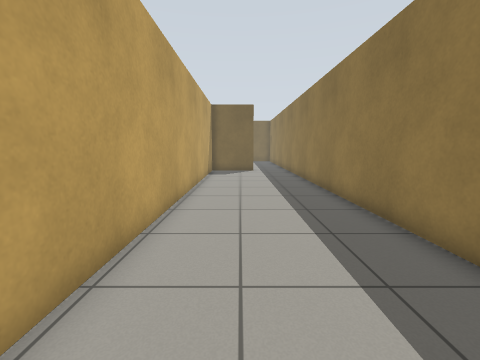
view 1 (above)

20 first-person views from a walk through a world built for the Gazebo simulator. The camera is 0.94 m above the floor, tilts 8° down and sees 90° across. The floor is counted in squares, 0.5 m on a side. Each view is taken from the middle of a square. On the plan, view 1 faces up. The plan holds only what a view shows up to about 15 squares ahead; the rest is blank. Gazebo's built-in surfaces are drawn with simple patterns.

view 2
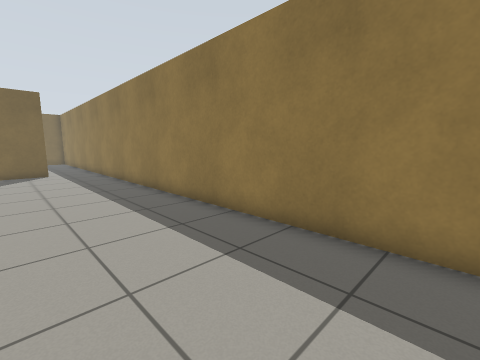

view 3
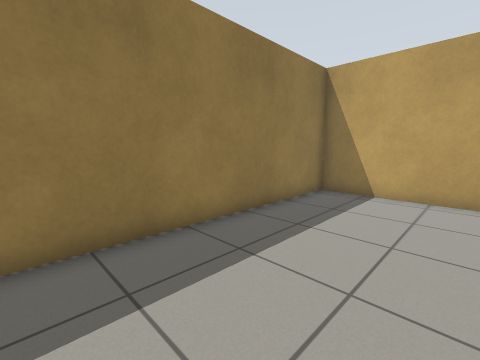

view 4
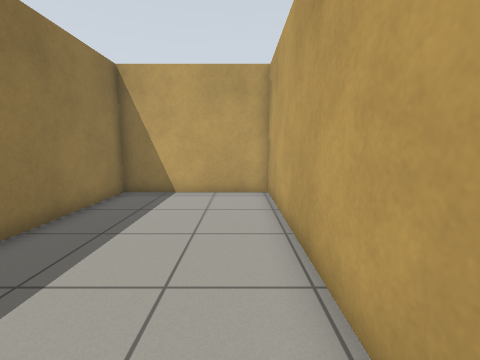

view 5
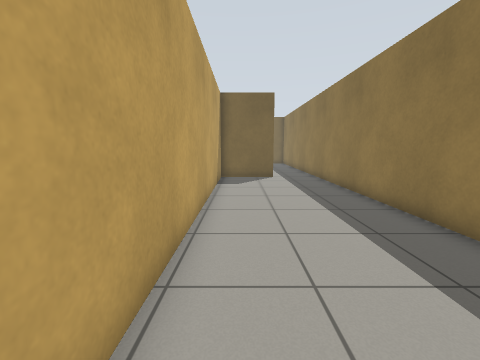

view 6
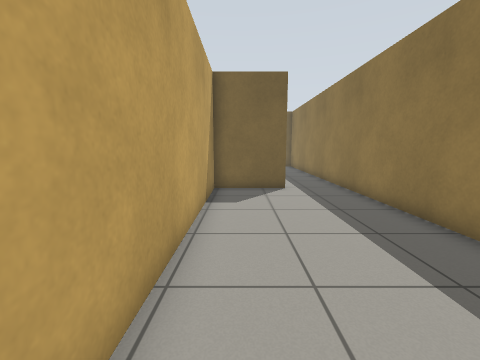

view 7
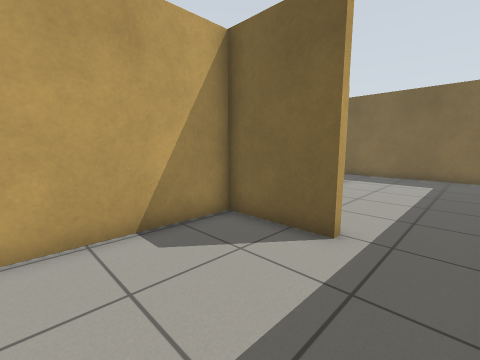

view 8
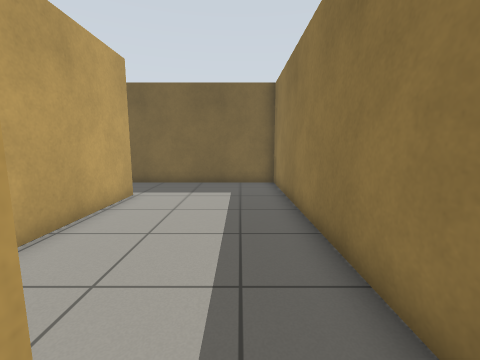

view 9
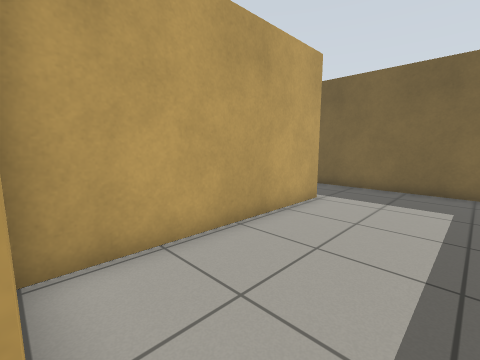

view 10
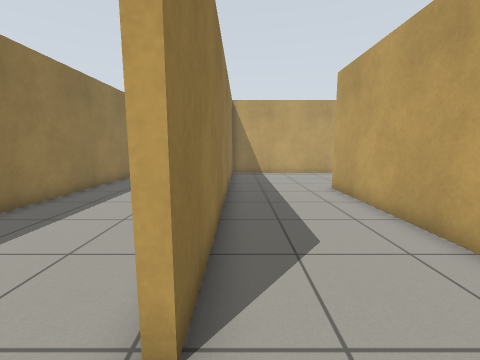

view 11
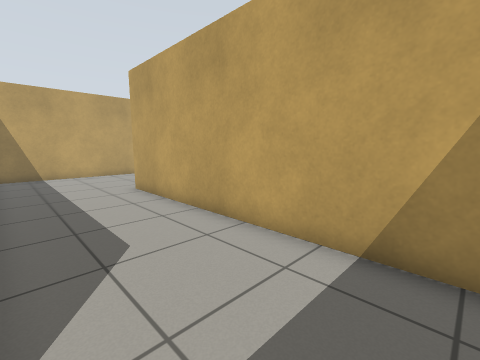

view 12
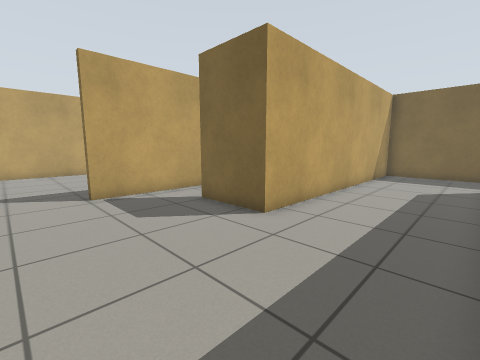

view 13
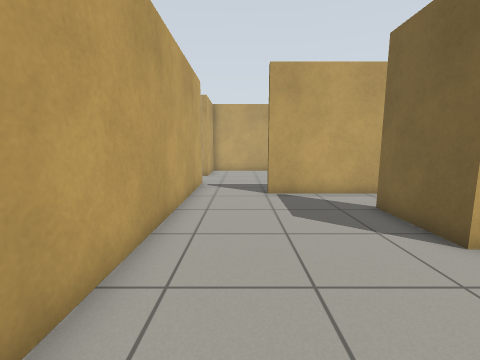

view 14
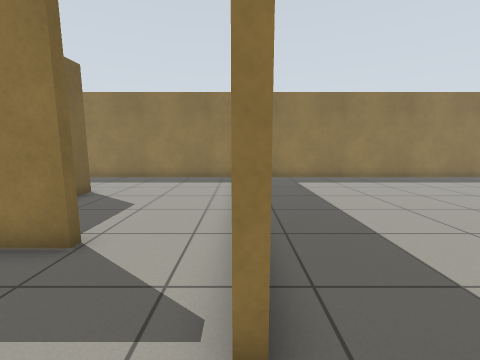

view 15
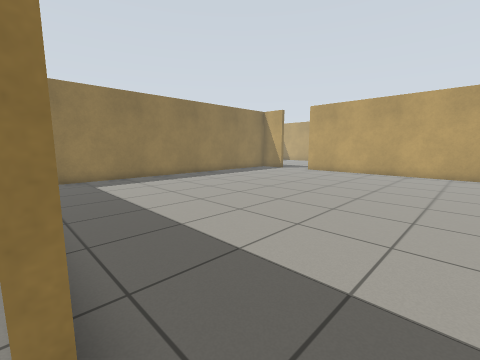

view 16
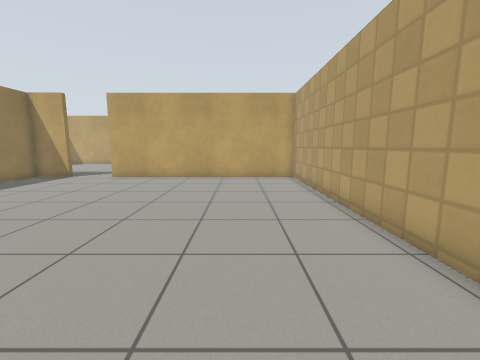

view 17
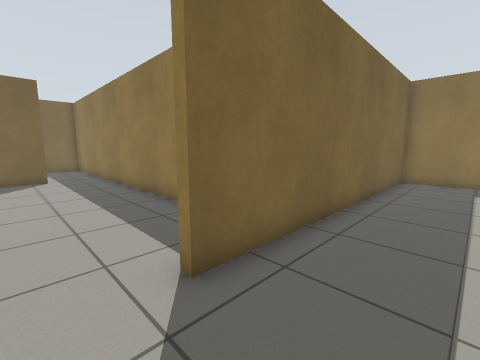

view 18
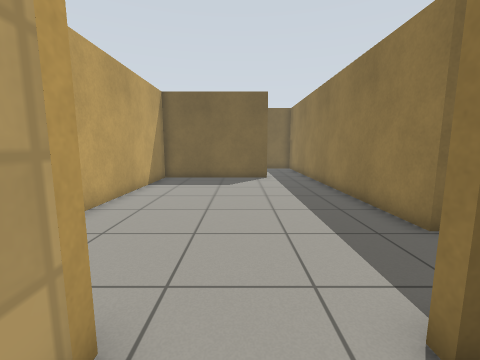

view 19
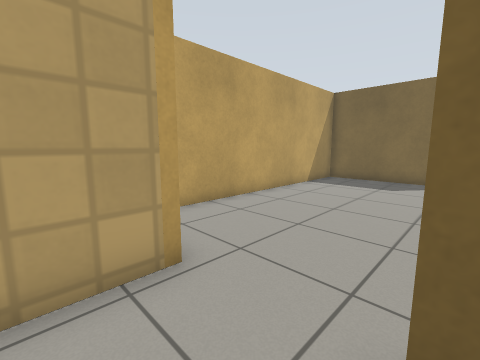

view 20
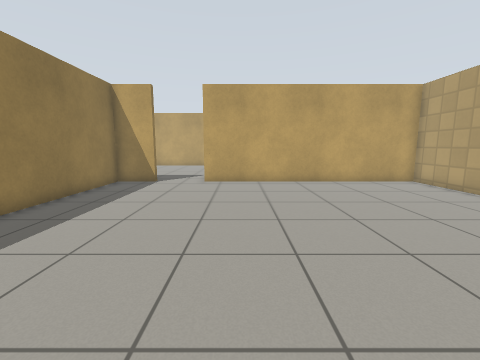

### Floor plan
Ten units are one square. View 1 is at (0, 0); x grows to the right and y downward. Boxes are objects, and circles mark ways between rooms. Rooms are numbered by the first view taken in them; rooms with no view inside come last. Other rooms are left out.
<svg viewBox="-220 -310 263 376">
<path fill="none" stroke="#000" d="M11 -187 -22 -187 -22 57 38 57 38 -195M-125 -175 -125 -151M-25 -125 -25 -272M-116 -121 -29 -121M-15 -305 -72 -305 -72 -182 -103 -182M-125 -151 -128 -151 -128 -235M-153 -121 -116 -121M-152 -244 -215 -244 -215 -129M-183 -60 -183 57 -70 57M-45 61 -45 57 -25 57 -25 -118 -153 -118M-183 -120 -183 -98M-22 -272 -22 -190M38 -195 38 -305 -15 -305M-22 -190 11 -190"/>
<circle cx="25" cy="-190" r="3" fill="#2a7"/>
<circle cx="-125" cy="-135" r="3" fill="#2a7"/>
<circle cx="-20" cy="-285" r="3" fill="#2a7"/>
<circle cx="-165" cy="-120" r="3" fill="#2a7"/>
<text x="10" y="-70">1</text>
<text x="-60" y="-200">2</text>
<text x="-170" y="-180">3</text>
<text x="-100" y="-30">4</text>
<text x="10" y="-250">5</text>
</svg>
Room 1 opens to room 5. Room 2 opens to room 3. Room 2 opens to room 5. Room 3 opens to room 4.

Where each view was taken, in squares from view 1:
view 1: 0 up, 0 right, facing up
view 2: 0 up, 1 left, facing up-right
view 3: 4 up, 1 left, facing down-right
view 4: 4 up, 1 left, facing down
view 5: 4 up, 1 left, facing up
view 6: 8 up, 1 left, facing up
view 7: 14 up, 3 right, facing up-left
view 8: 18 up, 2 right, facing up
view 9: 19 up, 2 right, facing up-left
view 10: 29 up, 3 left, facing down
view 11: 29 up, 3 left, facing down-left
view 12: 13 up, 3 left, facing up-left
view 13: 14 up, 3 left, facing left
view 14: 12 up, 17 left, facing right
view 15: 12 up, 17 left, facing down-right
view 16: 9 up, 15 left, facing down
view 17: 9 up, 17 left, facing up-right
view 18: 10 up, 17 left, facing up
view 19: 10 up, 15 left, facing up-left
view 20: 7 up, 9 left, facing down
